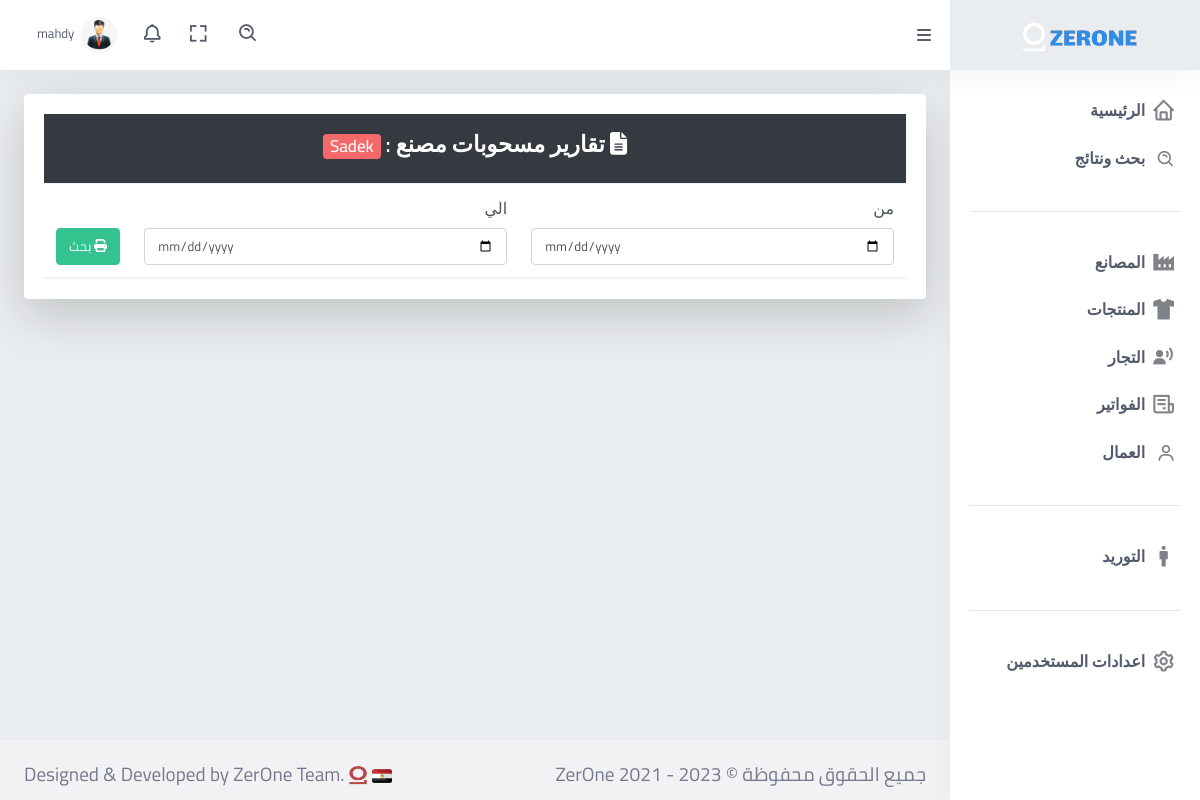
Page /factory/payment/report/2/ (signed in) on the earlier database version.
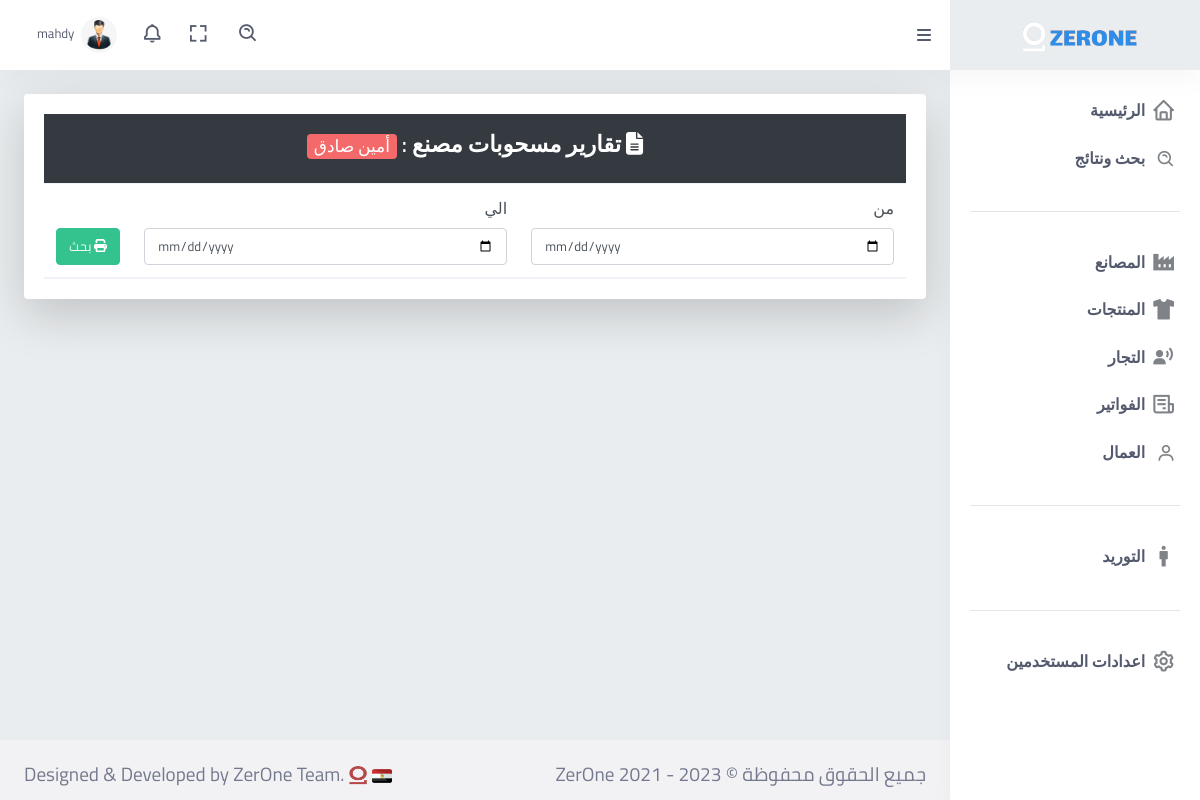
Same page on the later database version.
### Factories/models.py (models this page shows)
class Factory(models.Model):
    created = models.DateTimeField(auto_now_add=True, verbose_name="تاريخ الاضافة")
    name = models.CharField(max_length=50, verbose_name="اسم المصنع")
    hour_price = models.FloatField(null=True, blank=True, verbose_name="حساب الساعه" )
    machine_type = models.CharField(null=True, blank=True, max_length=50, verbose_name="نوع المكن")
    machine_count = models.IntegerField(null=True, blank=True, verbose_name="عدد المكن")
    phone = models.CharField(null=True, blank=True, max_length=12, verbose_name="رقم الهاتف")
    active = models.BooleanField(default=True, verbose_name="يعمل")
    start_date = models.DateField(null=True, verbose_name="تاريخ البداية", default=date.today)
    deleted = models.BooleanField(default=False)
    def __str__(self):
        return self.name

### Factories/views.py (the view)
# urls.py: path('payment/report/<int:pk>/', FactoryPaymentReport.as_view(), name="FactoryPaymentReport"),
class FactoryPaymentReport(LoginRequiredMixin, ListView):
    login_url = '/auth/login/'
    model = Payment
    form = FactoryPaymentReportForm()
    template_name = 'Factory_Reports/factory_payment_report.html'
    def queryset(self):
        if not self.request.GET.get('submit'):
            queryset = None
        else:
            queryset = Payment.objects.filter(factory = self.kwargs['pk']).order_by('-id')
            if self.request.GET.get('from_date'):
                queryset = queryset.filter(date__gte = self.request.GET.get('from_date'))
            if self.request.GET.get('to_date'):
                queryset = queryset.filter(date__lte = self.request.GET.get('to_date'))
        return queryset
    def get_sum_price(self):
        queryset = self.queryset()
        if queryset != None:
            sum_price =  queryset.aggregate(price=Sum('price')).get('price')
        else:
            sum_price = 0
        total = {
            'sum_price' :sum_price
        }
        return total
    def get_context_data(self, *, object_list=None, **kwargs):
        context = super().get_context_data(**kwargs)
        context['form'] = self.form
        context['summary'] = self.get_sum_price()
        context['name'] = Factory.objects.get(id=self.kwargs['pk'])
        return context

### Factories/forms.py
class FactoryPaymentReportForm(forms.Form):
    from_date = forms.DateField(required=False, widget=forms.DateInput(attrs={
        'type':'date',
        'name':'form_date',
        'id':'from_date',
        'class':'form-control',
        'placeholder':'من ...'}),
        label= 'من',
        )
    to_date = forms.DateField(required=False, widget=forms.DateInput(attrs={
        'type':'date',
        'name':'to_date',
        'id':'to_date',
        'class':'form-control',
        'placeholder':'الي ...'}),
        label= 'الي',
        )

### Factories/templates/Factory_Reports/factory_payment_report.html (shortened to what this page needs)
{% extends "base.html" %}
{% block main %}
{% load  crispy_forms_tags %}
    <div class="main-content">
      <div class="page-content">
          <div class="container">
                    <div class="row">
                        <div class="col-lg-12 ">
                          <div class="card shadow-lg">
                            <div class="card-body">
                              <div class="tab-pane" id="processing" role="tabpanel">
                                <div class="row">
                                  <div class="col-lg-12">
                                    <div class="bg-dark">
                                      <div class="row">
                                        <div class="col-lg-12">
                                          <div class="p-3">
                                            <h3
                                              class="text-center font-weight-bold"
                                              style="color: white"
                                            >
                                            <i class="fas fa-file-alt"></i>
                                              تقارير مسحوبات مصنع : <span class="badge badge-danger"> {{name}}</span>
                                            </h3>
                                          </div>
                                        </div>
                                      </div>
                                    </div>
                                    <div class="table-responsive" id="order_list">
                                      <table class="table table-nowrap mb-0">
                                        <thead>
                                          <form method="get" action="#" id="my_form">
                                            <tr>
                                              <th
                                                class="col-lg-6 col-xl-6 col-md-6">
                                                {{form.from_date|as_crispy_field}}
                                              </th>
                                              <th
                                                class="col-lg-6 col-xl-6 col-md-6"
                                              >
                                                {{form.to_date|as_crispy_field}}
                                              </th>
                                              <th>
                                                <button type="submit" name="submit" id="print"  value="1" class="btn btn-success"
                                                onclick="document.getElementById('my_form').action = '{% url 'Factories:PrintPayment' name.id  %}'; document.getElementById('my_form').target = '_blank' "
                                                >
                                                <i class="fas fa-print"></i>
                                                  بحث
                                              </button>
                                              </th>
                                            </tr>
                                          </form>
                                        </thead>
                                      </table>
                                    </div>
                                  </div>
                                </div>
                              </div>
                            </div>
                          </div>
                        </div>
                      </div>
          </div>
      </div>
  </div>
{% endblock main %}

Differences in the rows shown:
changed Factory: name "Sadek" → "أمين صادق"
